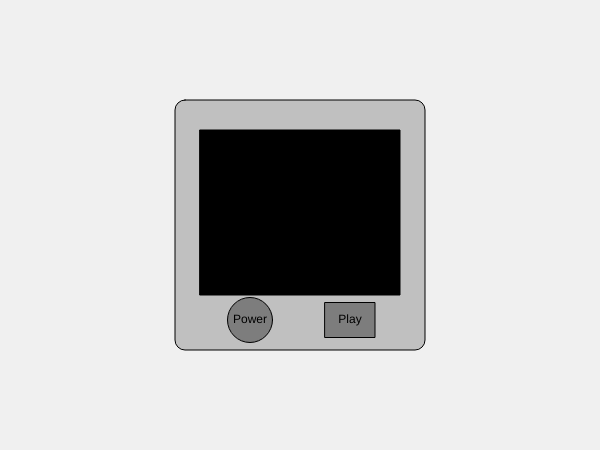
Frame 1 (no input)
Frame 60 (no input): identical to frame 1, image omitted
Frame 120 (the mouse pressed at the canvas centre since frame 60): identical to frame 1, image omitted

The p5.js sketch that drew this single still picture (run headless with seeded random() and noise() and a simulated clock; from frame 60 on, the mouse is pressed at the canvas centre):

// p5.js sketch
// ── sketch.js
var circleX = 250;
var circleY = 320;
var rectX = 350;
var rectY = 320;
var circleDiameter = 45;
var rectWidth = 50;
var rectHeight = 35;
var circleOver = false;
var rectOver = false;
var screenPower = false;
var screenColor;
var rx = 200;
var ry = 130;
var rxspeed = 1;
var ryspeed = 1;
var playAnimation = false;

function setup() {
  createCanvas(600, 450);
  screenColor = color(0);
}

function draw() {
  update(mouseX, mouseY);
  background(240);

  rectMode(CENTER);
  fill(192, 192, 192);
  rect(width / 2, height / 2, 250, 250, 10);

  rectMode(CORNERS);
  fill(screenColor);
  rect(200, 130, 400, 295);

  if (circleOver) {
    fill(145);
  }
  else {
    fill(125);
  }
  ellipse(circleX, circleY, circleDiameter, circleDiameter);

  if (rectOver) {
    fill(145);
  }
  else {
    fill(125);
  }
  rectMode(CENTER);
  rect(rectX, rectY, rectWidth, rectHeight);

  fill(0);
  textAlign(CENTER);
  text("Power", 250, 323);
  text("Play", 350, 323);

  if (playAnimation && screenPower) {
    rect(rx + 10, ry + 10, 20, 20);
    rx += rxspeed;
    ry += ryspeed;

    if (rx <= 200 || rx + 20 >= 400) {
      rxspeed *= -1;
    }

    if (ry <= 130 || ry + 20 >= 295) {
      ryspeed *= -1;
    }
  }
}

function update() {
  if (overCircle(circleX, circleY, circleDiameter)) {
    circleOver = true;
    rectOver = false;
  }
  else if (overRect(rectX, rectY, rectWidth, rectHeight)) {
    rectOver = true;
    circleOver = false;
  }
  else {
    circleOver = false;
    rectOver = false;
  }
}

function mousePressed() {
  if (circleOver) {
    screenPower = !screenPower;
    if (screenPower) {
      screenColor = color(255);
    }
    else {
      screenColor = color(0);
    }
  }
  if (rectOver) {
    if (screenPower) {
      playAnimation = !playAnimation;
    }
  }
}

function overCircle(x, y, diameter) {
  var disX = x - mouseX;
  var disY = y - mouseY;
  if (sqrt(sq(disX) + sq(disY)) < diameter / 2) {
    return true;
  }
  return false;
}

function overRect(x, y, width, height) {
  if (mouseX >= x - width / 2 && mouseX <= x + width / 2 &&
      mouseY >= y - height / 2 && mouseY <= y + height / 2) {
    return true;
  }
  return false;
}

function playAnimation() {
  rect(rx + 10, ry + 10, 20, 20);
  rx += rxspeed;
  ry += ryspeed;

  if (rx <= 0 || rx + 20 >= 600) {
    rxspeed *= -1;
  }

  if (ry <= 0 || ry + 20 >= 450) {
    ryspeed *= -1;
  }
}
